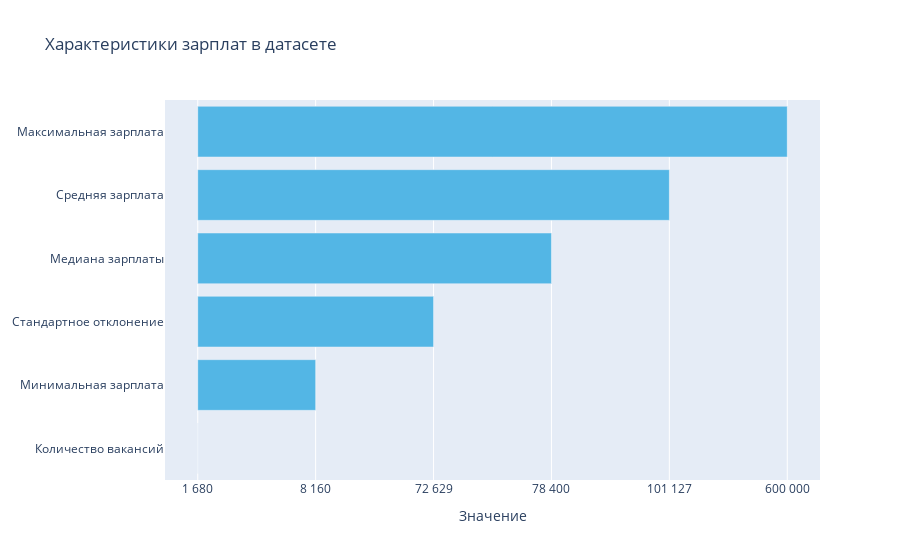

Notebook code for this chart:
### Code cell
x_labels = ['Количество вакансий', 'Минимальная зарплата', 
            'Стандартное отклонение', 'Медиана зарплаты', 'Средняя зарплата', 'Максимальная зарплата']

x_values = [salary_count, salary_min, salary_std, salary_median, salary_mean, salary_max]

fig = go.Figure(go.Bar(x=x_values, y=x_labels, orientation='h', marker=dict(color='#53b6e5')))

fig.update_layout(xaxis_title='Значение', yaxis_title=None, title='Характеристики зарплат в датасете')

fig.show()

### Figure 1 — Plotly figure (JSON) as saved in the notebook; plotly's stock layout.template omitted (floating-point values rounded to 4 significant figures)
{"data": [{"marker": {"color": "#53b6e5"}, "orientation": "h", "type": "bar", "x": ["1 680", "8 160", "72 629", "78 400", "101 127", "600 000"], "y": ["Количество вакансий", "Минимальная зарплата", "Стандартное отклонение", "Медиана зарплаты", "Средняя зарплата", "Максимальная зарплата"]}], "layout": {"title": {"text": "Характеристики зарплат в датасете"}, "xaxis": {"title": {"text": "Значение"}}, "yaxis": {"title": {}}}}
